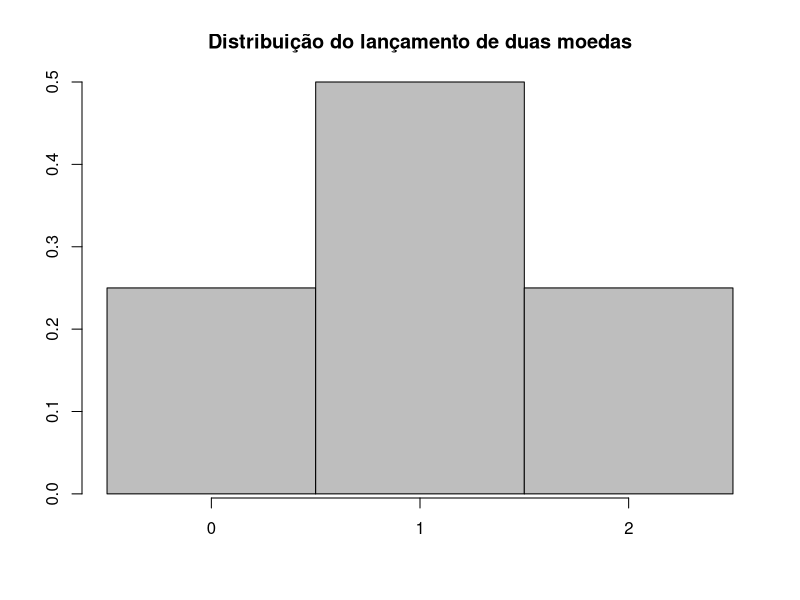
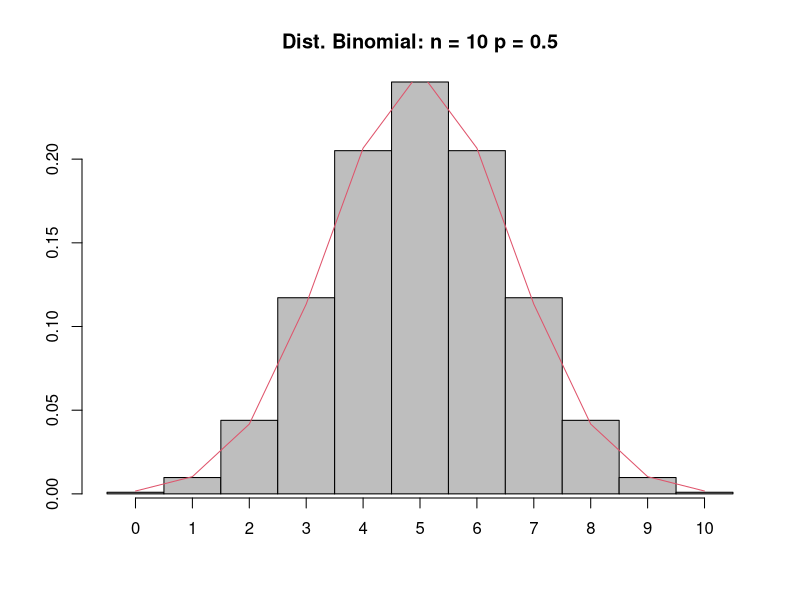
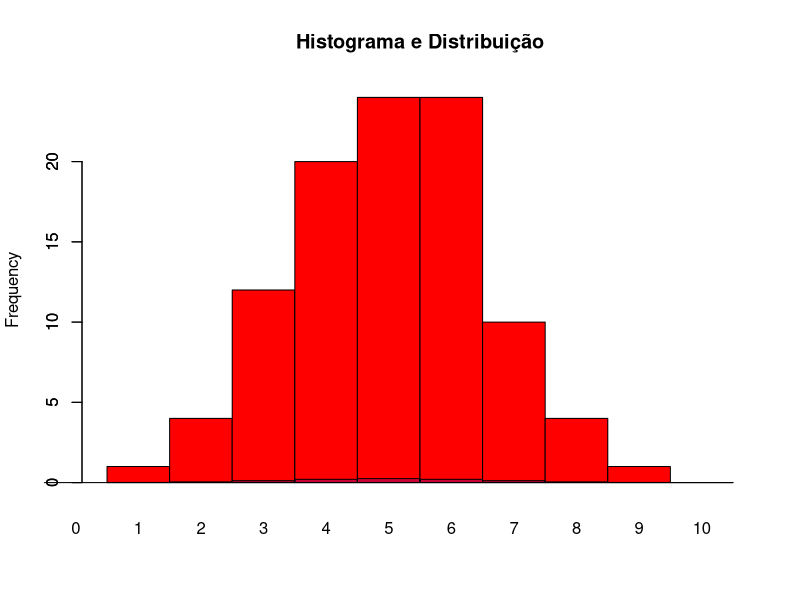
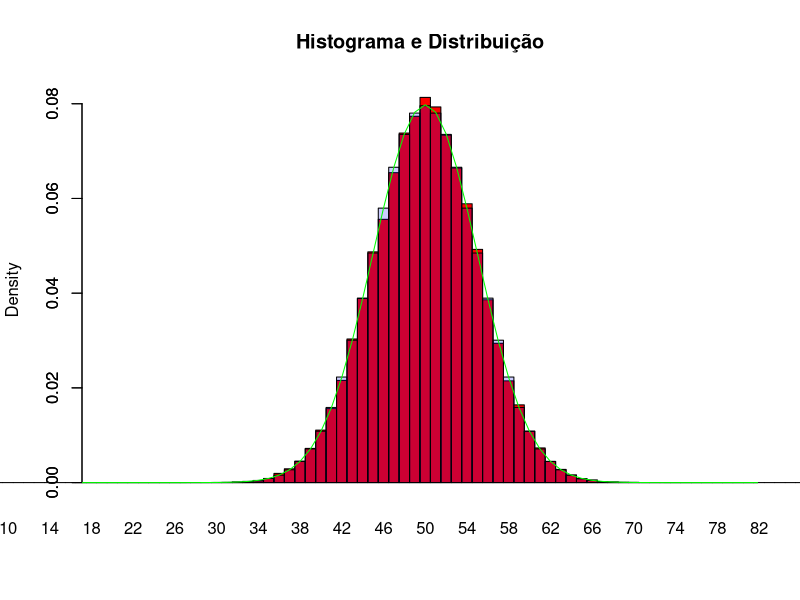

Here is the R script that generated these plots, in order:
##########################################
##########################################
####                                  ####
#### Curso de Big Data e Data Science ####
####  Aula 2 - Módulo de Estatística  ####
####             Turma 10             ####
####                                  ####
##########################################
##########################################

### Distribuição de probabilidade

# Distribuição de probabilidade do lançamento de duas moedas
b<-barplot(c(0.25,0.5,0.25),space=F,main = "Distribuição do lançamento de duas moedas")
axis(side=1,at=b,labels = c(0,1,2))

# Representando a distribuição de uma binomial
n<-10       # quantas moedas está lançando?
p<-0.5     # qual a probabilidade de dar cara (1)
x<-0:n
dbinom(x,n,p)
b<-barplot(dbinom(x,n,p),space=F,main=paste("Dist. Binomial: n =",n,"p =",p))
axis(side=1,at=b,labels = x)

# Aproximação para a Normal(np,np(1-p))
lines(x+0.5,dnorm(x,mean = n*p,sd = sqrt(n*p*(1-p))),col=2)

# Quanto mais o n cresce mais fina fica a distribuição, cada vez mais difícil de observar valores extremos.
# A intuição é que quando mais vezes for lançada a moeda mais raro é o evento de todas as observações serem Cara.

### Inferência (estimação pontual)

# Simule 1 lançamento de 10 moedas
set.seed(123)
n<-10
p<-0.5
rbinom(1,n,p)


# Simule 100, 1000 e 10000 lançamentos de 10 moedas
set.seed(123)
n<-10
p<-0.5
x<-0:n
result<-rbinom(100,n,p)
result

his<-hist(result+1,breaks=x+1,col='red',xaxt='n',xlab='',main='Histograma e Distribuição')
# lembre-se de alterar para a probabilidade

# plotando juntamente a distribuição
dbinom(x,n,p)
b<-barplot(dbinom(x,n,p),add=T,col=rgb(0,0,1,0.2),space = F,names.arg = x)



# Teste de hipótese

# Joaquim lança 100 vezes a moeda e não tem moeda viciadas
set.seed(321)
n<-100
p<-0.5
s<-rbinom(1,size = n,prob = p)
s
# Como 59 é maior que 50 ele é tido como culpado, mesmo sendo inocente
# Erro do tipo 1

# Joaquim lança 100 vezes a moeda e não tem moeda viciadas
set.seed(321)
n<-100
p<-0.55
s<-rbinom(1,size = n,prob = p)
s
# Como 46 é menor que 50 ele é tido como inocente, mesmo sendo culpado
# Erro do tipo 2

# Simule 100000 lançamentos de 100 moedas
set.seed(123)
n<-100
p<-0.5
x<-0:n
result<-rbinom(100000,n,p)
his<-hist(result+1,breaks=x+1,col='red',xaxt='n',xlab='',main='Histograma e Distribuição',prob=T,xlim=c(20,80))
# plotando juntamente a distribuição
dbinom(x,n,p)
b<-barplot(dbinom(x,n,p),add=T,col=rgb(0,0,1,0.2),space = F,names.arg = x,xlim=c(20,80))

# O histograma quando o número de repetições vai pro infinito se aproxima da distribuição binomial,
# que por sua vez se aproxima da Normal, pois temos muitos lançamentos (n grande)
lines(x+0.5,dnorm(x,mean = n*p,sd = sqrt(n*p*(1-p))),col='green')

# Assim podemos utilizar a Normal para calcular a probabilidade do erro do tipo 1
1-pnorm(50,n*p,sqrt(n*p*(1-p)))

# Se quisermos definir a probabilidade de cometer o erro do tipo 1 como sendo 0.05, qual deve ser o critério?
qnorm(0.95,n*p,sqrt(n*p*(1-p)))


### Teste z
# Novo lançamento de moeda
set.seed(1)
n<-100
p<-0.5
s<-rbinom(1,size = n,prob = p)
s

# valor p
1-pnorm(s,n*p,sqrt(n*p*(1-p)))
# Como o valor p é maior que o nível de significância, não rejeito H0


### Teste t
set.seed(1)
n<-100
x<-rnorm(n,5,2)
t.test(x,mu = 5)

# Exercício PNAD e ChickenWeight

